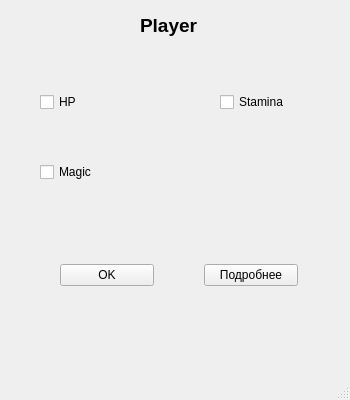
<?xml version="1.0" encoding="UTF-8"?>
<ui version="4.0">
 <class>MainWindow</class>
 <widget class="QMainWindow" name="MainWindow">
  <property name="geometry">
   <rect>
    <x>0</x>
    <y>0</y>
    <width>350</width>
    <height>400</height>
   </rect>
  </property>
  <property name="windowTitle">
   <string>Game</string>
  </property>
  <property name="windowIcon">
   <iconset resource="zadacha2.qrc">
    <normaloff>:/new/img/Ork.png</normaloff>:/new/img/Ork.png</iconset>
  </property>
  <widget class="QWidget" name="centralwidget">
   <widget class="QLabel" name="label">
    <property name="geometry">
     <rect>
      <x>140</x>
      <y>10</y>
      <width>71</width>
      <height>31</height>
     </rect>
    </property>
    <property name="text">
     <string>&lt;html&gt;&lt;head/&gt;&lt;body&gt;&lt;p&gt;&lt;span style=&quot; font-size:14pt; font-weight:700;&quot;&gt;Player&lt;/span&gt;&lt;/p&gt;&lt;/body&gt;&lt;/html&gt;</string>
    </property>
   </widget>
   <widget class="QCheckBox" name="checkBox">
    <property name="geometry">
     <rect>
      <x>40</x>
      <y>90</y>
      <width>91</width>
      <height>24</height>
     </rect>
    </property>
    <property name="text">
     <string>HP</string>
    </property>
   </widget>
   <widget class="QCheckBox" name="checkBox_2">
    <property name="geometry">
     <rect>
      <x>220</x>
      <y>90</y>
      <width>91</width>
      <height>24</height>
     </rect>
    </property>
    <property name="text">
     <string>Stamina</string>
    </property>
   </widget>
   <widget class="QCheckBox" name="checkBox_3">
    <property name="geometry">
     <rect>
      <x>40</x>
      <y>160</y>
      <width>91</width>
      <height>24</height>
     </rect>
    </property>
    <property name="text">
     <string>Magic</string>
    </property>
   </widget>
   <widget class="QWidget" name="">
    <property name="geometry">
     <rect>
      <x>60</x>
      <y>260</y>
      <width>238</width>
      <height>31</height>
     </rect>
    </property>
    <layout class="QHBoxLayout" name="horizontalLayout">
     <property name="spacing">
      <number>50</number>
     </property>
     <item>
      <widget class="QPushButton" name="pushButton">
       <property name="text">
        <string>OK</string>
       </property>
      </widget>
     </item>
     <item>
      <widget class="QPushButton" name="pushButton_2">
       <property name="text">
        <string>Подробнее</string>
       </property>
      </widget>
     </item>
    </layout>
   </widget>
  </widget>
  <widget class="QMenuBar" name="menubar">
   <property name="geometry">
    <rect>
     <x>0</x>
     <y>0</y>
     <width>350</width>
     <height>26</height>
    </rect>
   </property>
  </widget>
  <widget class="QStatusBar" name="statusbar"/>
 </widget>
 <resources>
  <include location="zadacha2.qrc"/>
 </resources>
 <connections>
  <connection>
   <sender>pushButton</sender>
   <signal>clicked()</signal>
   <receiver>MainWindow</receiver>
   <slot>close()</slot>
   <hints>
    <hint type="sourcelabel">
     <x>86</x>
     <y>303</y>
    </hint>
    <hint type="destinationlabel">
     <x>304</x>
     <y>227</y>
    </hint>
   </hints>
  </connection>
 </connections>
</ui>
